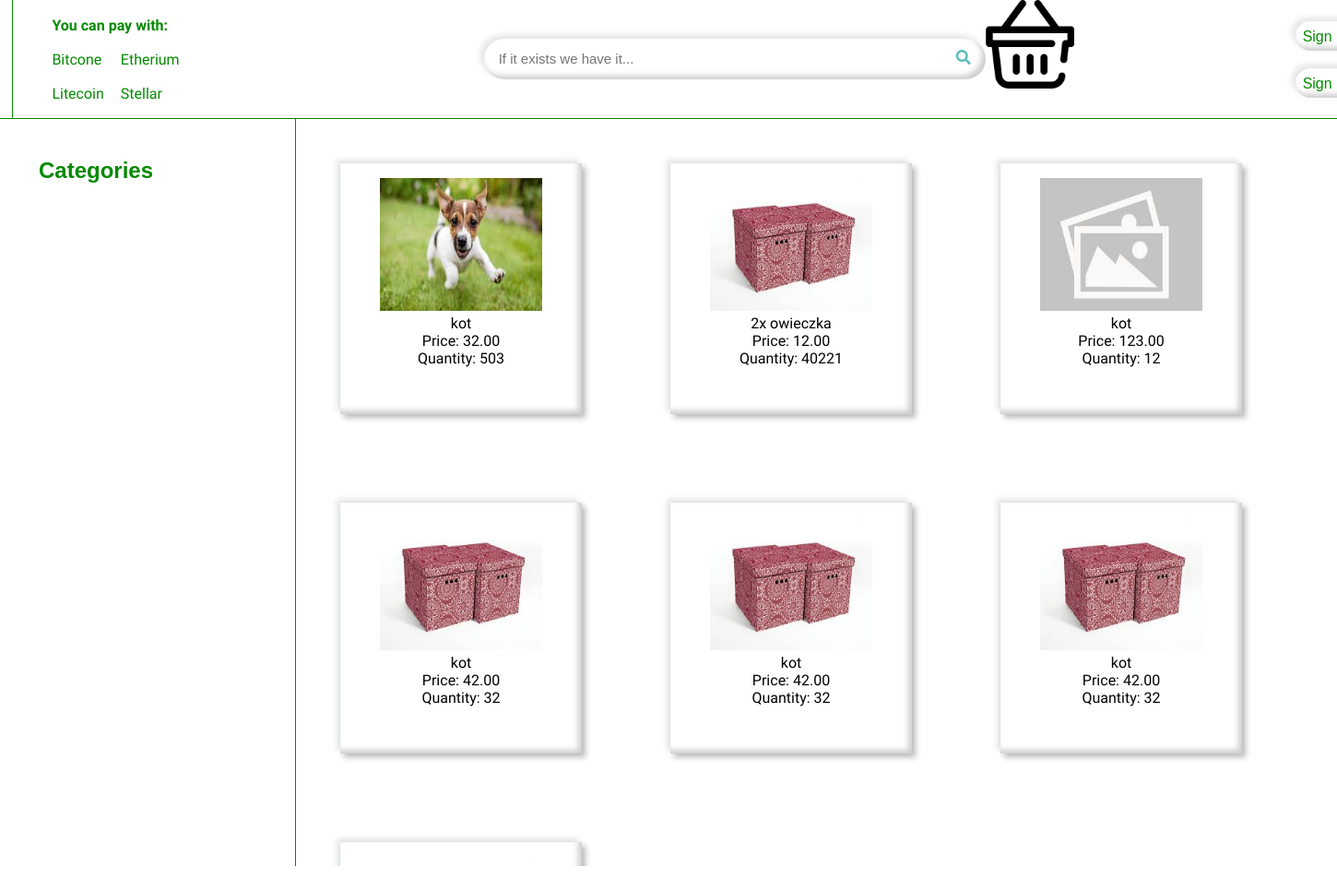
The app's page /SilkRoad/index.php with its own data.
### tables this page shows
CREATE TABLE `auction_items` (
  `id` int(11) NOT NULL,
  `product_name` varchar(255) NOT NULL,
  `price` decimal(10,2) NOT NULL,
  `quantity` int(11) NOT NULL,
  `description` text DEFAULT NULL,
  `image_path` varchar(255) DEFAULT 'uploads/noimh.jpg',
  `user_id` int(11) DEFAULT NULL,
  `created_at` timestamp NOT NULL DEFAULT current_timestamp()
);

### SilkRoad/index.php (the view, shortened to what this page needs)
<?php
$conn = new mysqli("localhost", "root", "", "aukcja");
$sql = "SELECT * FROM auction_items";
$result = $conn->query($sql);
?>
<!DOCTYPE html>
<html lang="en">
<head>
    <link href="https://use.fontawesome.com/releases/v5.6.1/css/all.css" rel="stylesheet">
    <link rel="stylesheet" href="style.css">
</head>
<body>
    <header id="header">
        <div id="logo">
            <a href="index.html" id="p090">
            <img src="fin.png" id="l1" >
            <p><h2 style="font-family: 'Hurricane';">SilkRoad</h2></p>
        </a>
        </div>
        <div id="p1">
            <table id="t1">
                <tr id="h">
                    <td colspan="2"><b>You can pay with:</b></td>
                </tr>
                <tr>
                    <td><p>Bitcone</p></td>
                    <td><p>Etherium</p></td>
                </tr>
                <tr>
                    <td><p>Litecoin</p></td>
                    <td><p>Stellar</p></td>
                </tr>
            </table>
        </div>
        <div id="sc">
            <input type="text" placeholder="If it exists we have it..." id="si">
             <a href="#" id="sb">
                <i class="fas fa-search"></i>
            </a>
        </div>
        <div id="cart">
            <img src="cart.png" id="c1">
        </div>
        <div id="lr">
<button type="submit" id="b1" onclick="document.getElementById('popup').style.display = 'block'">Sign in<div><img src="login.png"></div> </button>
<br><br>
<button type="submit" id="b2" onclick="document.getElementById('popup-register').style.display = 'block'">Sign up<div><img src="register.png" ></div></button>
        </div>
    </header>
<aside id="Categories">
    <div class="dropdown">
        <button class="dropbtn"><h1>Categories</h1></button>
    </div>
</aside>
<section id="ss">
<?php
    if ($result->num_rows > 0) {
        while ($row = $result->fetch_assoc()) {
            echo "<div id='p'>";
            echo "<img src='{$row['image_path']}' alt='{$row['product_name']}' id='pf'>";
            echo "<p>{$row['product_name']}</p>";
            echo "<p>Price: {$row['price']}</p>";
            echo "<p>Quantity: {$row['quantity']}</p>";
            echo "</div>";
        }
    } else {
        echo "<p>No auction items available.</p>";
    }
    ?>
</section>
</body>
</html>

### SilkRoad/style.css (style rules this page uses)
* { margin: 0; padding: 0; }
body { font-family: "Quicksand", sans-serif; }
#p090 { text-decoration: none; color:black; }
#header { max-width: 100%; width: 100%; height: 8rem; max-height: 200px; border-bottom: 1px solid #038A00; justify-content: center; align-items: center; display:flex; }
#logo { align-items: center; text-align: center; max-width: 200px; width: 9rem; height: 200px; height: 8rem; border-right: 1px solid #038A00; font-size: 1rem; float: left; }
#l1 { max-width: 100px; max-height: 50px; width: 6rem; height: 4.5rem; padding: 1rem; }
#t1 { color: #038A00; padding-left: 2rem; float: left; }
#t1 tr td { padding: 0.5rem; }
#sc { max-width: 600px; max-height: 28.8px; width: 32em; background: #fff; height: 1.8em; border-radius: 1.8em; padding: 0.5em 1em; display: flex; align-items: left; cursor: pointer; box-shadow: 4px 4px 6px rgba(255, 255, 255, 0.3), -4px -4px 6px rgba(116, 125, 136, 0.2), inset -4px -4px 6px 0 rgba(0, 0, 0, 0.2); margin-left: 20rem; float: left; }
#sc #si { background: transparent; border: none; outline: none; font-weight: 500; font-size: 15px; width: 36rem; }
#sc #sb .fas { color: #5cbdbb; top: 0.2rem; position: relative; }
#c1 { max-width: 200px; max-height: 200px; width: 6rem; height: 6rem; margin-left: auto; margin-right: 15rem; float: right; }
#lr button { text-decoration: none; border-radius: 2.5rem; color: #038A00; max-width: 250px; max-height: 40px; width: 10rem; height: 2rem; background-color: #fff; box-shadow: 4px 4px 6px rgba(255, 255, 255, 0.3), -4px -4px 6px rgba(116, 125, 136, 0.2), inset -4px -4px 6px 0 rgba(0, 0, 0, 0.2); border: none; outline: none; text-align:left; cursor: pointer; padding: 0.5rem; font-size: medium; margin-left: auto; }
.dropdown { display: inline-block; padding: 2rem; }
.dropbtn { color:#038A00; padding: 10px; font-size: 16px; border: none; cursor: pointer; background:none; }
#Categories { max-width: 400px; max-height: 100%; width: 20rem; height: 50.6rem; border-right: 1px solid #038A00; float: left; }
#ss { max-width: 100%; max-height: 75%; height: 50.6rem; overflow: auto; }
#p { float: left; box-shadow: 4px 4px 6px hsla(120, 4%, 11%, 0.3), -4px -4px 6px rgba(116, 125, 136, 0.2), inset -4px -4px 6px 0 rgba(0, 0, 0, 0.2); max-width: 230px; max-height: 250px; width: 15rem; height: 15rem; text-align: center; justify-content: center; padding: 1rem; margin: 3rem; overflow: hidden; }
#p img { max-width: 195px; max-height: 150px; width: 11rem; height: 9rem; }
#b2 { float: right; padding: 0.5rem; background: none; border: #038A00 2px solid; cursor: pointer; }
#cart { max-width: 100%; width: 100%; max-height: 100%; height: 100%; display: flex; text-align: center; justify-content: center; }

### records on screen
auction_items: image_path (picture), product_name "kot", price "32.00", quantity "503"
auction_items: image_path (picture), product_name "2x owieczka", price "12.00", quantity "40221"
auction_items: image_path (picture), product_name "kot", price "123.00", quantity "12"
auction_items: image_path (picture), product_name "kot", price "42.00", quantity "32"
auction_items: image_path (picture), product_name "kot", price "42.00", quantity "32"
auction_items: image_path (picture), product_name "kot", price "42.00", quantity "32"
auction_items: image_path (picture)
